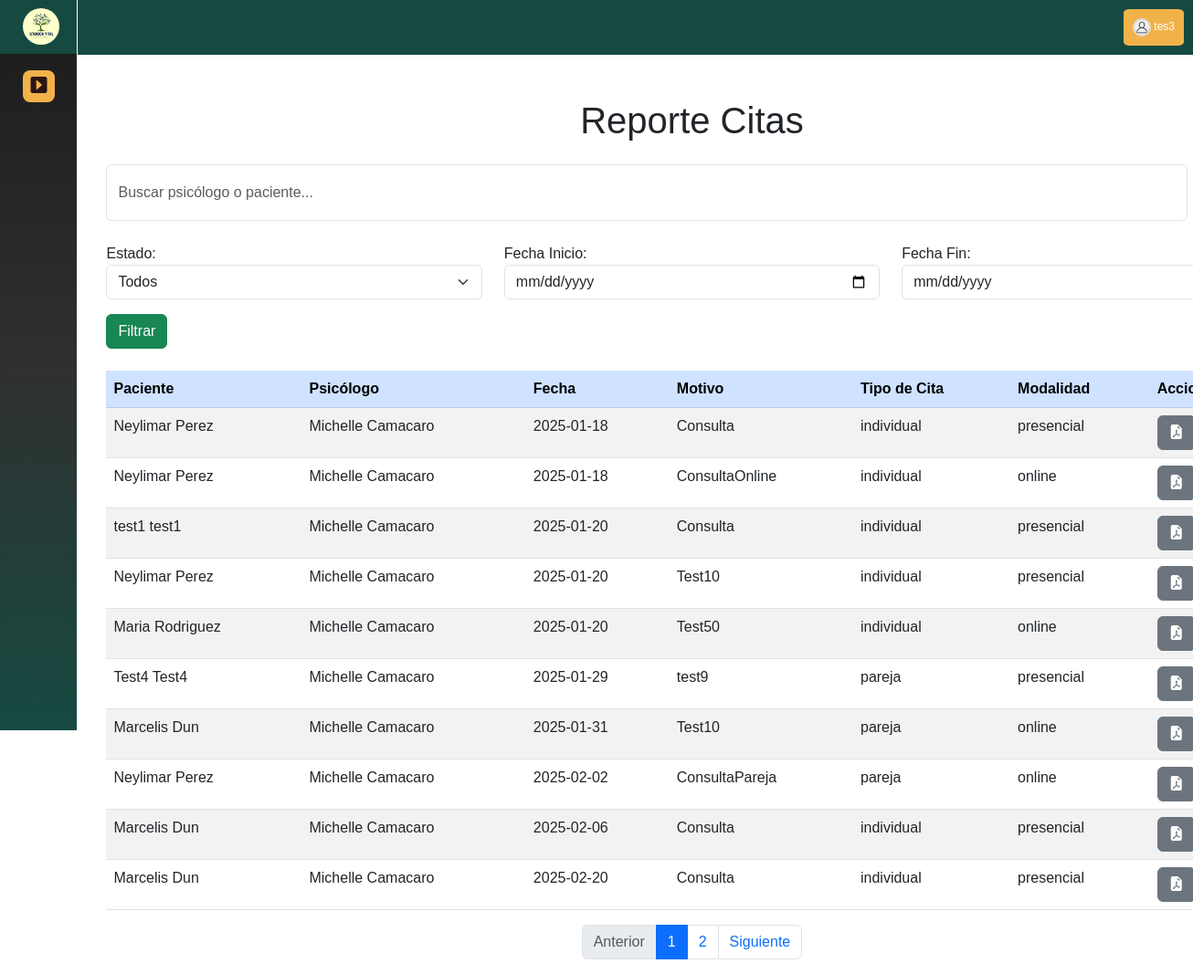
Screenshot of /app/vistas/reporte_cita.php (signed in) with the database file from the repository.
### tables this page shows
CREATE TABLE `agenda` (
  `id_agenda` int(11) NOT NULL,
  `fecha` date NOT NULL,
  `hora_inicio` time NOT NULL,
  `hora_final` time NOT NULL,
  `contador_cita` int(11) DEFAULT NULL,
  `id_paciente` int(11) DEFAULT NULL,
  `status` enum('Pendiente','Confirmada','Completada','Cancelada','Reprogramada') NOT NULL,
  `link_meet` varchar(255) DEFAULT NULL
);

CREATE TABLE `usuario` (
  `id_usuario` int(11) NOT NULL,
  `usuario` varchar(50) NOT NULL,
  `tipo_doc` enum('V','E','J','P') NOT NULL,
  `num_doc` varchar(12) NOT NULL,
  `correo` varchar(70) NOT NULL,
  `contraseña` varchar(34) NOT NULL,
  `nombre1` varchar(150) NOT NULL,
  `nombre2` varchar(150) DEFAULT NULL,
  `apellido1` varchar(150) NOT NULL,
  `apellido2` varchar(150) DEFAULT NULL,
  `foto` blob DEFAULT NULL,
  `fecha_nac` date NOT NULL,
  `telefono` varchar(15) NOT NULL,
  `sexo` enum('Masculino','Femenino') NOT NULL,
  `pregunta_s1` enum('NOMBRE DE MI MADRE','NOMBRE DE MI MASCOTA','NOMBRE DE MI PRIMER COLEGIO','NOMBRE DE MI PRIMER TRABAJO','NOMBRE DE MI PADRE') NOT NULL,
  `respuesta_1` varchar(150) NOT NULL,
  `pregunta_s2` enum('NOMBRE DE MI HERMANO MAYOR','DONDE NACIO SU MADRE','NOMBRE DE MEJOR AMIGO DE LA INFANCIA','PELICULA FAVORITA','SEGUNDO APELLIDO DE MI MADRE') NOT NULL,
  `respuesta_2` varchar(150) NOT NULL,
  `status` enum('activo','inactivo') NOT NULL
);

CREATE TABLE `cita` (
  `id_cita` int(11) NOT NULL,
  `id_agenda` int(11) NOT NULL,
  `id_psicologo` int(11) NOT NULL,
  `id_paciente` int(11) NOT NULL,
  `id_tipo_cita` int(10) NOT NULL,
  `fecha` datetime NOT NULL,
  `motivo` varchar(200) NOT NULL
);

CREATE TABLE `tipo_cita` (
  `id_tipo_cita` int(10) NOT NULL,
  `tipo_cita` enum('infantil','individual','pareja','adolescente') NOT NULL,
  `modalidad` enum('online','presencial','','') NOT NULL
);

### app/controladores/validar_consultar_cita.php (called while the page is built, shortened)
<?php
include_once('../../config/conexion.php');
$query = "
    SELECT a.id_agenda, a.fecha, a.hora_inicio, a.hora_final, a.status,
           c.id_cita, c.motivo, c.fecha AS fecha_cita,
           u.nombre1 AS nombre_paciente, u.apellido1 AS apellido_paciente,
           adm.nombre1 AS nombre_psicologo, adm.apellido1 AS apellido_psicologo,
           pc.tipo_pago, pc.monto, pc.referencia_bancaria,
           t.tipo_cita, t.modalidad
    FROM agenda a
    JOIN cita c ON a.id_agenda = c.id_agenda
    JOIN paciente p ON a.id_paciente = p.id_paciente
    JOIN usuario u ON p.id_usuario = u.id_usuario
    JOIN psicologo ps ON c.id_psicologo = ps.id_psicologo
    JOIN administrativo adm ON ps.id_administrativo = adm.id_administrativo
    JOIN pago_cita pc ON c.id_cita = pc.id_cita
    JOIN tipo_cita t ON c.id_tipo_cita = t.id_tipo_cita
";
$page = isset($_GET['page']) ? (int)$_GET['page'] : 1;
$limit = 10;
$offset = ($page - 1) * $limit;
$query .= " LIMIT :limit OFFSET :offset";
$count_query = "SELECT COUNT(*) as total FROM (" . substr($query, 0, strpos($query, 'LIMIT')) . ") as total_count";
$count_stmt = $conn->prepare($count_query);
$count_stmt->execute();
$total_rows = $count_stmt->fetch(PDO::FETCH_ASSOC)['total'];
$total_pages = ceil($total_rows / $limit);
$stmt = $conn->prepare($query);
$stmt->bindValue(':limit', (int)$limit, PDO::PARAM_INT);
$stmt->bindValue(':offset', (int)$offset, PDO::PARAM_INT);
$stmt->execute();
$result = $stmt->fetchAll(PDO::FETCH_ASSOC);

### app/vistas/reporte_cita.php (the view, shortened to what this page needs)
<?php
include_once('../controladores/validar_consultar_cita.php');
?>
<!DOCTYPE html>
<html lang="es">
<head>
    <link href="https://cdn.jsdelivr.net/npm/bootstrap@5.3.0-alpha3/dist/css/bootstrap.min.css" rel="stylesheet">
    <link rel="stylesheet" href="https://cdnjs.cloudflare.com/ajax/libs/bootstrap-icons/1.10.5/font/bootstrap-icons.min.css">
    <link rel="stylesheet" href="css/consultar_cita.css">
    <link rel="stylesheet" href="css/sidebarandheader.css">
</head>
<body>
    <?php include 'includes/header.php'; ?>
    <?php include 'includes/sidebar.php'; ?>
    <div class="container mt-5">
        <h1 class="text-center mb-4">Reporte Citas</h1>
        <form method="GET" action="consultar_cita.php" class="d-flex justify-content-between mb-4">
            <input type="text" name="search" class="form-control me-2" placeholder="Buscar psicólogo o paciente..." value="<?= htmlspecialchars($_GET['search'] ?? '') ?>">
        </form>
        <form method="GET" action="consultar_cita.php" class="mb-4">
            <div class="row">
                <div class="col">
                    <label for="status">Estado:</label>
                    <select name="status" id="status" class="form-select">
                        <option value="">Todos</option>
                    </select>
                </div>
                <div class="col">
                    <label for="fecha_inicio">Fecha Inicio:</label>
                    <input type="date" name="fecha_inicio" id="fecha_inicio" class="form-control" value="<?= htmlspecialchars($_GET['fecha_inicio'] ?? '') ?>">
                </div>
                <div class="col">
                    <label for="fecha_fin">Fecha Fin:</label>
                    <input type="date" name="fecha_fin" id="fecha_fin" class="form-control" value="<?= htmlspecialchars($_GET['fecha_fin'] ?? '') ?>">
                </div>
            </div>
            <button type="submit" class="btn btn-success mt-3">Filtrar</button>
        </form>
        <div class="table-responsive">
            <table class="table table-striped table-hover">
                <thead class="table-primary">
                    <tr>
                        <th>Paciente</th>
                        <th>Psicólogo</th>
                        <th>Fecha</th>
                        <th>Motivo</th>
                        <th>Tipo de Cita</th>
                        <th>Modalidad</th>
                        <th>Acciones</th>
                    </tr>
                </thead>
                <tbody>
                    <?php if (!empty($result)): ?>
                        <?php foreach ($result as $row): ?>
                            <tr>
                                <td data-label="Paciente"><?= htmlspecialchars($row['nombre_paciente'] . ' ' . $row['apellido_paciente']) ?></td>
                                <td data-label="Psicólogo"><?= htmlspecialchars($row['nombre_psicologo'] . ' ' . $row['apellido_psicologo']) ?></td>
                                <td data-label="Fecha"><?= htmlspecialchars($row['fecha']) ?></td>
                                <td data-label="Motivo"><?= htmlspecialchars($row['motivo']) ?></td>
                                <td data-label="Tipo de Cita"><?= htmlspecialchars($row['tipo_cita']) ?></td>
                                <td data-label="Modalidad"><?= htmlspecialchars($row['modalidad']) ?></td>
                                <td data-label="Acciones">
                                    <a href="reporte_cita.php?descargar_pdf=<?= $row['id_cita'] ?>" class="btn btn-secondary" target="_blank">
                                        <i class="bi bi-file-earmark-pdf-fill"></i>
                                    </a>
                                </td>
                            </tr>
                        <?php endforeach; ?>
                    <?php else: ?>
                        <tr>
                            <td colspan="11" class="text-center text-muted">No se encontraron citas con los filtros seleccionados.</td>
                        </tr>
                    <?php endif; ?>
                </tbody>
            </table>
        </div>
        <nav aria-label="Page navigation">
            <ul class="pagination justify-content-center">
                <li class="page-item <?= ($page == 1) ? 'disabled' : '' ?>">
                    <a class="page-link" href="?page=<?= $page - 1 ?>">Anterior</a>
                </li>
                <?php for ($i = 1; $i <= $total_pages; $i++): ?>
                    <li class="page-item <?= ($i == $page) ? 'active' : '' ?>">
                        <a class="page-link" href="?page=<?= $i ?>"><?= $i ?></a>
                    </li>
                <?php endfor; ?>
                <li class="page-item <?= ($page == $total_pages) ? 'disabled' : '' ?>">
                    <a class="page-link" href="?page=<?= $page + 1 ?>">Siguiente</a>
                </li>
            </ul>
        </nav>
    </div>
</body>
</html>

### app/vistas/css/consultar_cita.css (style rules this page uses)
.container { display: flex; flex-direction: column; max-width: 1700px; margin-left: 8%; }
.d-flex { display: flex; justify-content: space-between; margin-left: 0; }

### app/vistas/css/sidebarandheader.css (style rules this page uses)
* { margin: 0; padding: 0; box-sizing: border-box; font-family: "Poppins", sans-serif; }

### rows the page displays
agenda: usuario.nombre1+apellido1 "Neylimar Perez", administrativo.Nombre1+Apellido1 "Michelle Camacaro", fecha "2025-01-18", cita.motivo "Consulta", tipo_cita.tipo_cita "individual", tipo_cita.modalidad "presencial"
agenda: usuario.nombre1+apellido1 "Neylimar Perez", administrativo.Nombre1+Apellido1 "Michelle Camacaro", fecha "2025-01-18", cita.motivo "ConsultaOnline", tipo_cita.tipo_cita "individual", tipo_cita.modalidad "online"
agenda: usuario.nombre1+apellido1 "test1 test1", administrativo.Nombre1+Apellido1 "Michelle Camacaro", fecha "2025-01-20", cita.motivo "Consulta", tipo_cita.tipo_cita "individual", tipo_cita.modalidad "presencial"
agenda: usuario.nombre1+apellido1 "Neylimar Perez", administrativo.Nombre1+Apellido1 "Michelle Camacaro", fecha "2025-01-20", cita.motivo "Test10", tipo_cita.tipo_cita "individual", tipo_cita.modalidad "presencial"
agenda: usuario.nombre1+apellido1 "Maria Rodriguez", administrativo.Nombre1+Apellido1 "Michelle Camacaro", fecha "2025-01-20", cita.motivo "Test50", tipo_cita.tipo_cita "individual", tipo_cita.modalidad "online"
agenda: usuario.nombre1+apellido1 "Test4 Test4", administrativo.Nombre1+Apellido1 "Michelle Camacaro", fecha "2025-01-29", cita.motivo "test9", tipo_cita.tipo_cita "pareja", tipo_cita.modalidad "presencial"
agenda: usuario.nombre1+apellido1 "Marcelis Dun", administrativo.Nombre1+Apellido1 "Michelle Camacaro", fecha "2025-01-31", cita.motivo "Test10", tipo_cita.tipo_cita "pareja", tipo_cita.modalidad "online"
agenda: usuario.nombre1+apellido1 "Neylimar Perez", administrativo.Nombre1+Apellido1 "Michelle Camacaro", fecha "2025-02-02", cita.motivo "ConsultaPareja", tipo_cita.tipo_cita "pareja", tipo_cita.modalidad "online"
agenda: usuario.nombre1+apellido1 "Marcelis Dun", administrativo.Nombre1+Apellido1 "Michelle Camacaro", fecha "2025-02-06", cita.motivo "Consulta", tipo_cita.tipo_cita "individual", tipo_cita.modalidad "presencial"
agenda: usuario.nombre1+apellido1 "Marcelis Dun", administrativo.Nombre1+Apellido1 "Michelle Camacaro", fecha "2025-02-20", cita.motivo "Consulta", tipo_cita.tipo_cita "individual", tipo_cita.modalidad "presencial"

### other values shown
$nombreUsuario "tes3"
